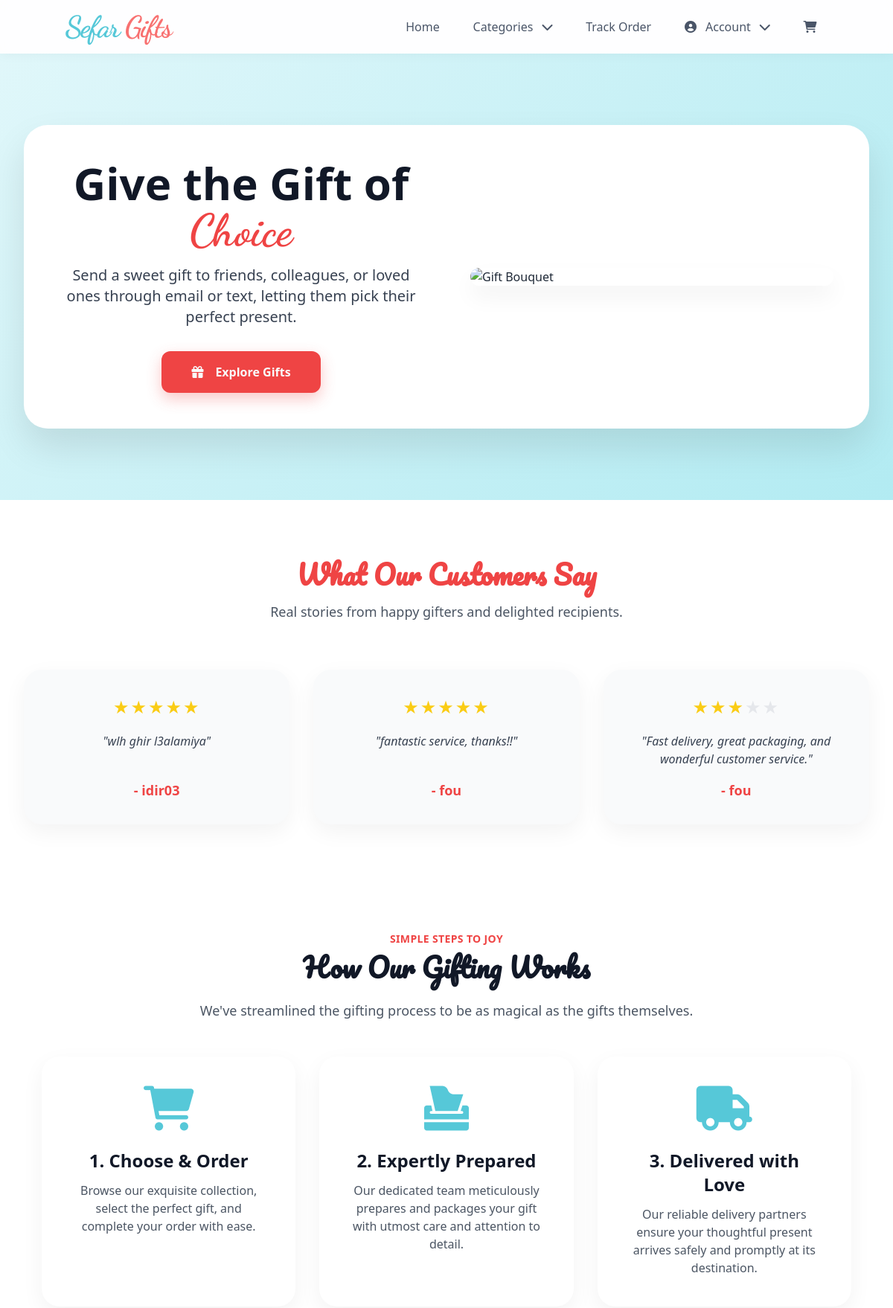
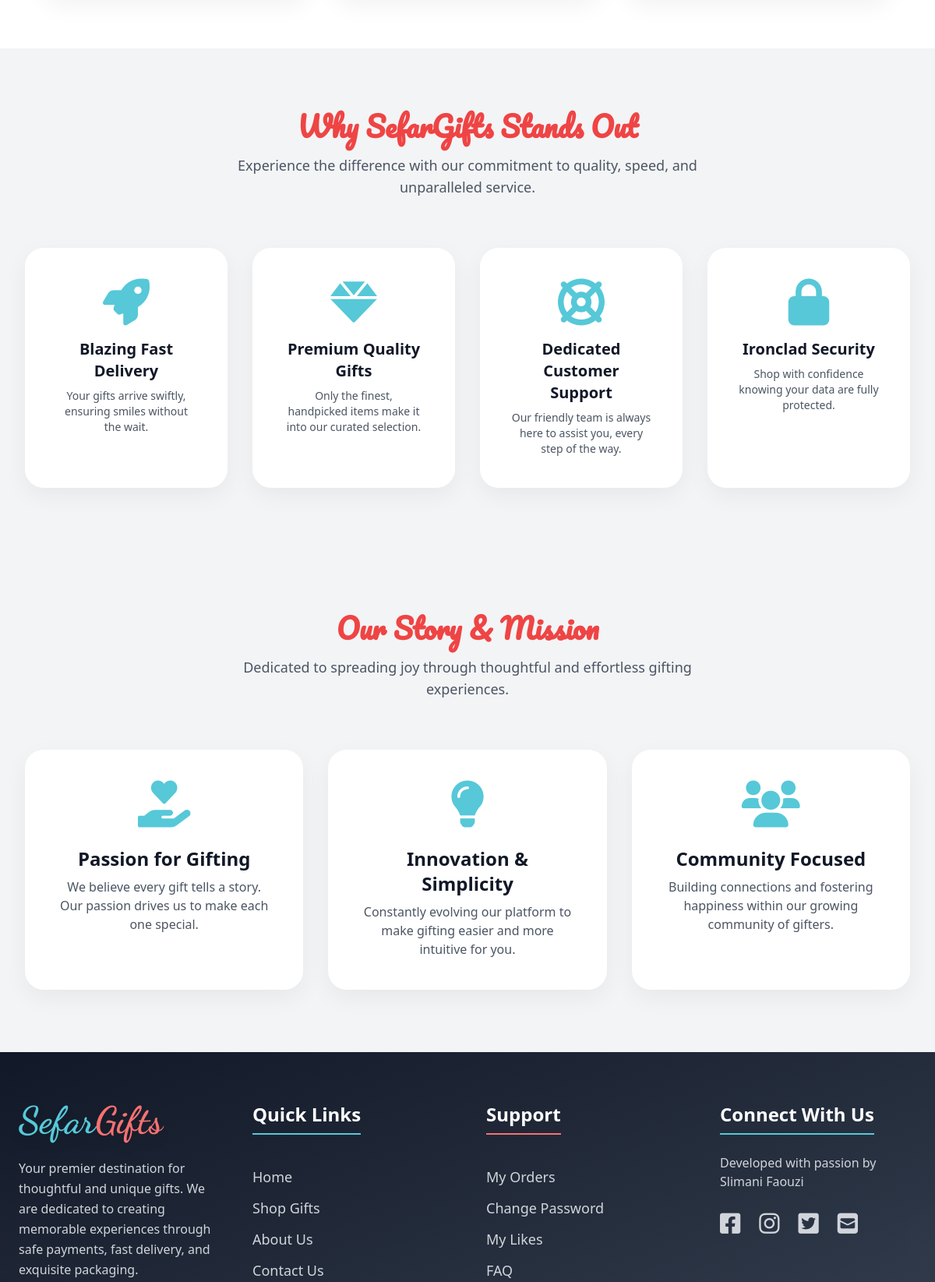
/ (signed in, upper part), run on the app's committed database (2 pictures, top to bottom).
### tables this page shows
CREATE TABLE IF NOT EXISTS `reviews` (
  `id` int NOT NULL AUTO_INCREMENT,
  `user_id` int NOT NULL,
  `order_id` int NOT NULL,
  `rating` int DEFAULT NULL,
  `comment` text,
  `created_at` timestamp NULL DEFAULT CURRENT_TIMESTAMP,
  `is_featured` tinyint(1) DEFAULT '0',
  PRIMARY KEY (`id`),
  UNIQUE KEY `uk_user_order_review` (`user_id`,`order_id`),
  KEY `idx_order_id` (`order_id`),
  KEY `idx_user_id` (`user_id`)
);

CREATE TABLE IF NOT EXISTS `users` (
  `id` int NOT NULL AUTO_INCREMENT,
  `fname` varchar(10) NOT NULL,
  `lname` varchar(10) NOT NULL,
  `phone` int NOT NULL,
  `email` varchar(30) NOT NULL,
  `username` varchar(10) NOT NULL,
  `password` varchar(255) DEFAULT NULL,
  `role` enum('admin','client') NOT NULL DEFAULT 'client',
  `created_at` timestamp NULL DEFAULT CURRENT_TIMESTAMP,
  PRIMARY KEY (`id`)
);

### index.php (the view, shortened to what this page needs)
<?php
$db = new mysqli("localhost", "root", "", "giftstore");
if ($db->connect_error) {
    error_log("Database Connection failed in index.php: " . $db->connect_error);
    $featured_reviews = [];
} else {
    $db->set_charset("utf8mb4");
    $stmt_featured_reviews = $db->prepare("
        SELECT r.rating, r.comment, u.username
        FROM reviews r
        JOIN users u ON r.user_id = u.id
        WHERE r.is_featured = 1
        ORDER BY r.created_at DESC
        LIMIT 3
    ");
    if ($stmt_featured_reviews) {
        $stmt_featured_reviews->execute();
        $featured_reviews = $stmt_featured_reviews->get_result()->fetch_all(MYSQLI_ASSOC);
    } else {
        error_log("Featured Reviews Prepare failed in index.php: " . $db->error);
        $featured_reviews = [];
    }
}
?>
<!DOCTYPE html>
<html lang="en">
<head>
  <link rel="stylesheet" href="https://cdnjs.cloudflare.com/ajax/libs/font-awesome/6.0.0-beta3/css/all.min.css">
  <script src="https://cdn.tailwindcss.com"></script>
</head>
<body>
  <?php include('navbar.php'); ?>
  <section class="hero-section">
    <div class="max-w-7xl mx-auto px-4 sm:px-6 lg:px-8">
      <div class="hero-content">
        <div class="hero-text">
          <h1 class="text-4xl sm:text-5xl lg:text-6xl font-extrabold text-gray-900 mb-4 leading-tight">
            Give the Gift of <span class="text-secondary dancing-script-font">Choice</span>
          </h1>
          <p class="text-lg sm:text-xl text-gray-700 mb-8 max-w-lg mx-auto">
            Send a sweet gift to friends, colleagues, or loved ones through email or text, letting them pick their perfect present.
          </p>
          <div class="mt-8">
            <a href="products.php" class="btn-main">
              <i class="fas fa-gift mr-2"></i> Explore Gifts
            </a>
          </div>
        </div>
        <div class="hero-image-container">
          <img src="images/ChatGPT Image Apr 28, 2025, 09_03_17 PM.png" alt="Gift Bouquet"
            class="h-full w-full max-w-lg object-cover object-center hero-image" />
        </div>
      </div>
    </div>
  </section>
  <section class="bg-white py-20">
    <div class="max-w-7xl mx-auto px-6 sm:px-6 lg:px-8">
      <div class="text-center mb-16">
        <h2 class="text-4xl font-bold text-secondary mb-4 pacifico-font">What Our Customers Say</h2>
        <p class="text-lg text-gray-600 max-w-2xl mx-auto">
          Real stories from happy gifters and delighted recipients.
        </p>
      </div>
      <?php if (!empty($featured_reviews)): ?>
        <div class="grid grid-cols-1 md:grid-cols-3 gap-8 text-center">
          <?php foreach ($featured_reviews as $review): ?>
            <div class="testimonial-card bg-gray-50 p-8">
              <div class="static-rating mb-4">
                  <?php
                  $filled_stars = $review['rating'];
                  $empty_stars = 5 - $filled_stars;
                  echo str_repeat('★', $filled_stars);
                  echo str_repeat('<span class="empty-star">★</span>', $empty_stars);
                  ?>
              </div>
              <p class="text-gray-700 mb-4 italic text-base flex-grow">"<?= nl2br(htmlspecialchars($review['comment'])) ?>"</p>
              <h4 class="text-secondary font-bold mt-auto text-lg"> - <?= htmlspecialchars($review['username']) ?></h4>
            </div>
          <?php endforeach; ?>
        </div>
      <?php endif; ?>
    </div>
  </section>
  <section class="py-16 bg-white text-center">
    <div class="max-w-6xl mx-auto px-4 sm:px-6 lg:px-8">
      <p class="text-secondary font-semibold text-sm uppercase mb-2 tracking-wide">Simple Steps to Joy</p>
      <h2 class="text-4xl font-bold text-gray-900 mb-6 pacifico-font">How Our Gifting Works</h2>
      <p class="text-lg text-gray-600 max-w-3xl mx-auto mb-12">
        We've streamlined the gifting process to be as magical as the gifts themselves.
      </p>
      <div class="grid grid-cols-1 md:grid-cols-3 gap-8 items-stretch">
        <div class="feature-card">
          <i class="fas fa-shopping-cart text-primary text-6xl mb-6"></i>
          <h3 class="text-2xl font-semibold text-gray-900 mb-3">1. Choose & Order</h3>
          <p class="text-gray-600 text-base flex-grow">Browse our exquisite collection, select the perfect gift, and complete your order with ease.</p>
        </div>
        <div class="feature-card">
          <i class="fas fa-box-tissue text-primary text-6xl mb-6"></i>
          <h3 class="text-2xl font-semibold text-gray-900 mb-3">2. Expertly Prepared</h3>
          <p class="text-gray-600 text-base flex-grow">Our dedicated team meticulously prepares and packages your gift with utmost care and attention to detail.</p>
        </div>
        <div class="feature-card">
          <i class="fas fa-truck text-primary text-6xl mb-6"></i>
          <h3 class="text-2xl font-semibold text-gray-900 mb-3">3. Delivered with Love</h3>
          <p class="text-gray-600 text-base flex-grow">Our reliable delivery partners ensure your thoughtful present arrives safely and promptly at its destination.</p>
        </div>
      </div>
    </div>
  </section>
  <section class="bg-gray-100 py-20">
    <div class="max-w-7xl mx-auto px-6 sm:px-6 lg:px-8">
      <div class="text-center mb-16">
        <h2 class="text-4xl font-bold text-secondary mb-4 pacifico-font">Why SefarGifts Stands Out</h2>
        <p class="text-gray-600 max-w-2xl mx-auto text-lg">
          Experience the difference with our commitment to quality, speed, and unparalleled service.
        </p>
      </div>
      <div class="grid grid-cols-1 sm:grid-cols-2 lg:grid-cols-4 gap-8 text-center">
        <div class="feature-card">
          <i class="fas fa-rocket text-primary text-6xl mb-4"></i>
          <h4 class="text-xl font-semibold text-gray-900 mb-2">Blazing Fast Delivery</h4>
          <p class="text-gray-600 text-sm">Your gifts arrive swiftly, ensuring smiles without the wait.</p>
        </div>
        <div class="feature-card">
          <i class="fas fa-gem text-primary text-6xl mb-4"></i>
          <h4 class="text-xl font-semibold text-gray-900 mb-2">Premium Quality Gifts</h4>
          <p class="text-gray-600 text-sm">Only the finest, handpicked items make it into our curated selection.</p>
        </div>
        <div class="feature-card">
          <i class="fas fa-life-ring text-primary text-6xl mb-4"></i>
          <h4 class="text-xl font-semibold text-gray-900 mb-2">Dedicated Customer Support</h4>
          <p class="text-gray-600 text-sm">Our friendly team is always here to assist you, every step of the way.</p>
        </div>
        <div class="feature-card">
          <i class="fas fa-lock text-primary text-6xl mb-4"></i>
          <h4 class="text-xl font-semibold text-gray-900 mb-2">Ironclad Security</h4>
          <p class="text-gray-600 text-sm">Shop with confidence knowing your data are fully protected.</p>
        </div>
      </div>
    </div>
  </section>
  <section class="bg-gray-100 py-20">
    <div class="max-w-7xl mx-auto px-6 sm:px-6 lg:px-8">
      <div class="text-center mb-16">
        <h2 class="text-4xl font-bold text-secondary mb-4 pacifico-font">Our Story & Mission</h2>
        <p class="text-gray-600 max-w-2xl mx-auto text-lg">
          Dedicated to spreading joy through thoughtful and effortless gifting experiences.
        </p>
      </div>
      <div class="grid grid-cols-1 sm:grid-cols-2 lg:grid-cols-3 gap-8">
        <div class="feature-card">
          <i class="fas fa-hand-holding-heart text-primary text-6xl mb-6"></i>
          <h3 class="text-2xl font-bold text-gray-900 mb-2">Passion for Gifting</h3>
          <p class="text-gray-600 text-base">
            We believe every gift tells a story. Our passion drives us to make each one special.
          </p>
        </div>
        <div class="feature-card">
          <i class="fas fa-lightbulb text-primary text-6xl mb-6"></i>
          <h3 class="text-2xl font-bold text-gray-900 mb-2">Innovation & Simplicity</h3>
          <p class="text-gray-600 text-base">
            Constantly evolving our platform to make gifting easier and more intuitive for you.
          </p>
        </div>
        <div class="feature-card">
          <i class="fas fa-users text-primary text-6xl mb-6"></i>
          <h3 class="text-2xl font-bold text-gray-900 mb-2">Community Focused</h3>
          <p class="text-gray-600 text-base">
            Building connections and fostering happiness within our growing community of gifters.
          </p>
        </div>
      </div>
    </div>
  </section>
  <?php include('footer.php'); ?>
</body>
</html>

### index.php (style rules this page uses)
body { font-family: 'Inter', sans-serif; background: #f8fafc; color: #1f2937; overflow-x: hidden; }
.pacifico-font { font-family: 'Pacifico', cursive; }
.dancing-script-font { font-family: 'Dancing Script', cursive; }
:root { --primary-color: #56c8d8; --secondary-color: #ef4444; --accent-color: #facc15; --text-dark: #1f2937; --text-light: #f9fafb; --card-bg: #ffffff; --shadow-light: rgba(0, 0, 0, 0.05); --shadow-medium: rgba(0, 0, 0, 0.1); --shadow-strong: rgba(0, 0, 0, 0.2); }
.text-primary { color: var(--primary-color); }
.text-secondary { color: var(--secondary-color); }
.hero-section { background: linear-gradient(135deg, #e0f7fa 0%, #b2ebf2 100%); padding: 6rem 0; position: relative; overflow: hidden; }
.hero-content { background: var(--card-bg); border-radius: 2rem; box-shadow: 0 25px 50px var(--shadow-medium); padding: 3rem; display: flex; align-items: center; justify-content: space-between; flex-wrap: wrap; }
.hero-text { flex: 1; min-width: 300px; text-align: center; padding-right: 2rem; }
.hero-image-container { flex: 1; min-width: 300px; display: flex; justify-content: center; align-items: center; padding-left: 2rem; }
.hero-image { border-radius: 1.5rem; box-shadow: 0 15px 30px var(--shadow-light); animation: float 3s ease-in-out infinite; }
.feature-card, .testimonial-card { background: var(--card-bg); border-radius: 1.5rem; box-shadow: 0 10px 30px var(--shadow-light); transition: transform 0.3s ease-in-out, box-shadow 0.3s ease-in-out; padding: 2.5rem; display: flex; flex-direction: column; align-items: center; text-align: center; }
.btn-main { background-color: var(--secondary-color); color: var(--text-light); padding: 1rem 2.5rem; border-radius: 0.75rem; font-weight: 600; transition: all 0.3s ease; box-shadow: 0 8px 20px rgba(239, 68, 68, 0.3); display: inline-flex; align-items: center; justify-content: center; gap: 0.5rem; }
.static-rating { display: inline-block; font-size: 1.5rem; color: var(--accent-color); letter-spacing: 2px; }
.static-rating .empty-star { color: #e5e7eb; }

### navbar.php (style rules this page uses)
body { font-family: 'Poppins', sans-serif; }

### data on the page
reviews: rating "★★★★★", comment "wlh ghir l3alamiya", user.username "idir03"
reviews: rating "★★★★★", comment "fantastic service, thanks!!", user.username "fou"
reviews: rating "★★★", comment "Fast delivery, great packaging, and wonderful customer service.", user.username "fou"
